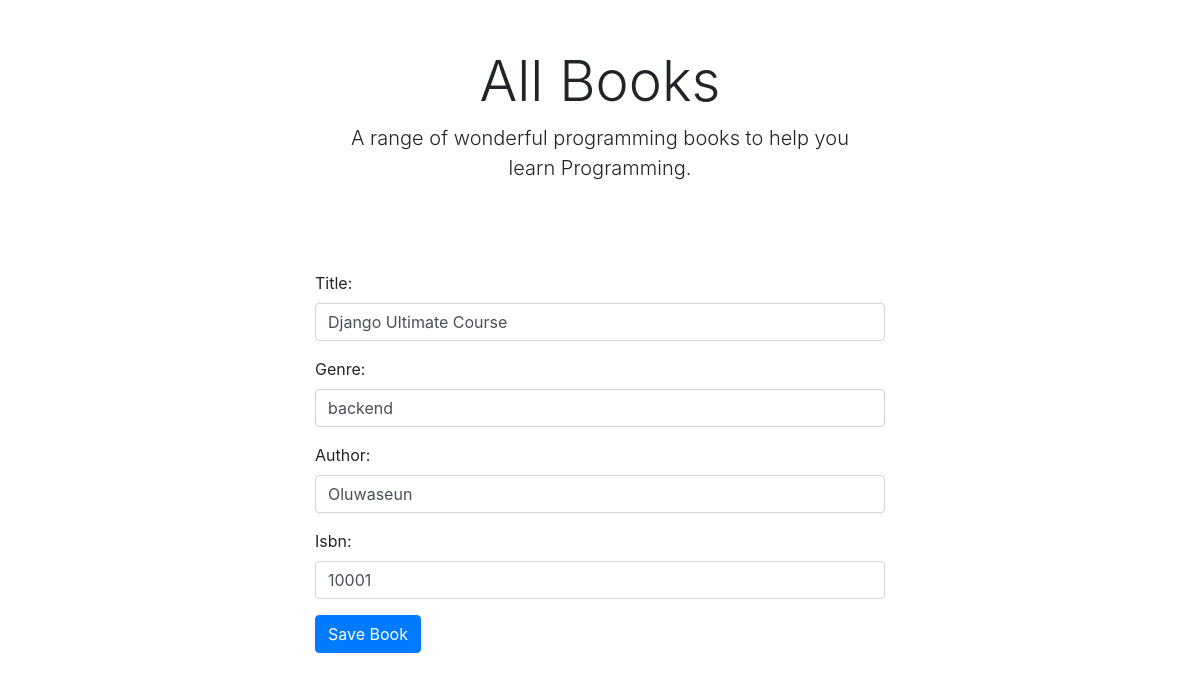
Screenshot of /edit/django-ultimate-course/ (signed in) with the database file from the repository.
### books/models.py (models this page shows, shortened)
class Books(models.Model):
    title = models.CharField(max_length=100)
    slug = models.SlugField(null=True)
    genre = models.CharField(max_length=100)
    author = models.CharField(max_length=100)
    isbn = models.CharField(max_length=100)
    count = models.IntegerField(null=True, default=0)

### books/views.py (the view)
# urls.py: path('edit/<slug:slug>/', UpdateBook.as_view(), name='update-book'),
class UpdateBook(UserAccessMixin, UpdateView):
    permission_required ='books.change_books'
    redirect_field_name ='next'
    raise_exception = False
    login_url = '/' # this is wrong. Yeah, but its just for testing purposes
    model = Books
    template_name = 'forms/book-create.html'
    form_class = BookAddForm
    success_url = '/'

### books/forms.py
class BookAddForm(forms.ModelForm):
    class Meta:
        model = Books
        fields = ('title', 'genre', 'author', 'isbn', )
        widgets = {
            'title' : forms.TextInput(attrs={'class': 'form-control'}),
            'genre' : forms.TextInput(attrs={'class': 'form-control'}),
            'author' : forms.TextInput(attrs={'class': 'form-control'}),
            'isbn' : forms.TextInput(attrs={'class': 'form-control'}),
        }

### books/mixins.py (called while the page is built)
    def dispatch(self, request, *args, **kwargs):
        if (not request.user.is_authenticated):
            return redirect_to_login(self.request.get_full_path() ,self.get_login_url(), self.get_redirect_field_name())
        if not self.has_permission():
            return redirect('/error')
        return super(UserAccessMixin, self).dispatch(request, *args, **kwargs)

### templates/forms/book-create.html (shortened to what this page needs)
{% extends "base.html" %}
{% block content %}
<div class="container" style="max-width:600px">
    <div class="px-3 py-3 pt-md-5 pb-md-4 mx-auto text-center">
        <h1 class="display-4">All Books</h1>
        <p class="lead">A range of wonderful programming books to help you learn Programming.</p>
    </div>
    <div class="py-5">
        <div class="row">
            <div class="col-12">
                <form method="post">
                    {{ form.as_p }}
                    <button type="submit" class="btn btn-primary">Save Book</button>
                </form>
            </div>
        </div>
    </div>
</div>
{% endblock %}

### rows the page displays
Books: title "Django Ultimate Course", genre "backend", author "Oluwaseun", isbn "10001"
